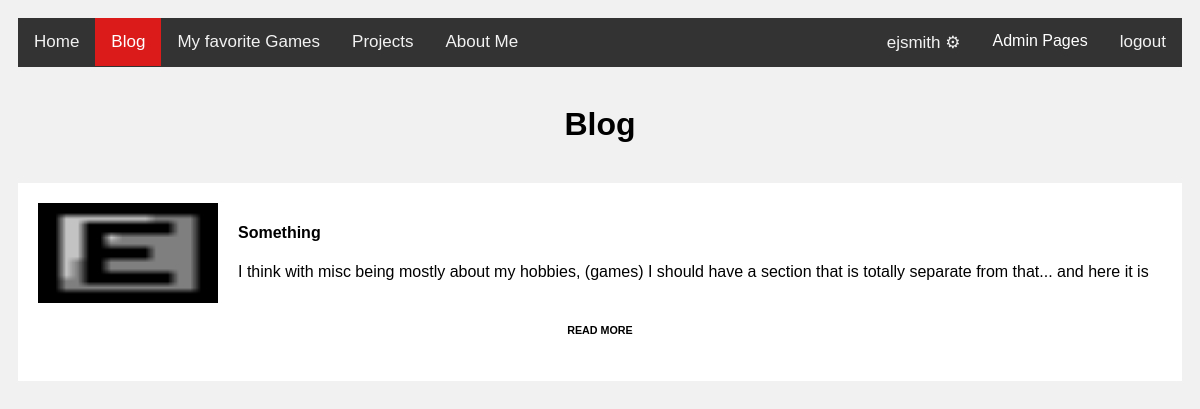
The page /Blog (signed in) on the database its author committed.
### app.py (models this page shows, shortened)
class User(UserMixin, db.Model):
    __tablename__ = "User"
    id = db.Column(db.Integer, primary_key=True)
    email = db.Column(db.String(100), unique=True)
    password = db.Column(db.String(100))
    name = db.Column(db.String(100))
    comments = db.relationship('Comment', backref ='usr', lazy='dynamic', primaryjoin="User.id == Comment.poster")
    permission = db.Column(db.Integer)

class Post(db.Model):
    __tablename__ = "Post"
    id = db.Column(db.Integer, primary_key=True)
    topic = db.Column(db.String())
    title = db.Column(db.String())
    picture = db.Column(db.String())
    body = db.Column(db.String())
    para = db.Column(db.String())
    date = db.Column(db.String())

### app.py (the view)
@ap.route("/<path:url>")
def topic(url):
    posts = Post.query.filter_by(topic=url).all()
    if posts:
        return render_template("list.html",title = url, articles = posts)
    errorpost = Target(request.url)
    db.session.add(errorpost)
    db.session.commit()
    return render_template("genericpage.html",body="Topic not found!",title="Error")

### app.py (called while the page is built)
@login_manager.user_loader
def load_user(id):
    return User.query.get(int(id))

@ap.context_processor
def giveFunctions():
    def getPosts(url=None):
        if url is not None:
            posts = Post.query.filter_by(topic=url).all()
        else:
            posts = Post.query.all()
        return posts
    def getTopics():
        topics = Post.query.with_entities(Post.topic).distinct()
        return topics
    def getComments(z):
        comments = Comment.query.filter_by(article=z)
        return comments
    def getFiles():
        x=[]
        uploadedfiles= os.listdir('static/')
        for z in uploadedfiles:
            x.append(str(z))
        return x
    return dict(getPosts=getPosts,getTopics=getTopics,getComments=getComments,getFiles=getFiles)

### templates/list.html
{% extends 'base.html' %}
{% block content %}
        <h1>{{title}}</h1>
    {% for article in getPosts(title) %}
        <br><a class = "noa" href = "/{{article.topic}}/{{article.id}}">
        <div class = "preview"> <img src = {{article.picture}}>
        <h4>{{article.title}}</h4>
        {{article.para|safe}}
        <br><br><h6> READ MORE </h6> </div></a>
    {% endfor %}
{% endblock %}

### templates/nav.html
<div class = "topnav">
    <a href="/"{% if request.path == '/'%} class = 'current'{% endif %}>Home</a>
    {% for topic in getTopics() %}
    <a href = "/{{topic.topic}}"{% if request.path == "/" + topic.topic %} class = 'current' {% endif %}> {{topic.topic}}</a>
    {% endfor %}
    <a href = "/About"{% if request.path == '/About'%} class = 'current'{% endif %}>About Me</a>
    <div style='float:right'>
    {% if current_user.name == "Not Logged in"%}
        <a href="/register"{% if request.path == '/register'%} class = 'current'{% endif %} >register</a>
        <a href="/mypage"{% if request.path == '/mypage'%} class = 'current'{% endif %}  >{{current_user.name}} ⚙ </a>
    {% else %}
        <a href="/mypage"{% if request.path == '/mypage'%} class = 'current'{% endif %} >{{current_user.name}} ⚙ </a>
        {% include 'navadmin.html' %}
        <a href="/logout"{% if request.path == '/logout'%} class = 'current'{% endif %} >logout</a>
    {% endif %}
</div>
</div>

### static/style.css (style rules this page uses)
.topnav { background-color: #333; overflow: hidden; }
.topnav a, .topnav button { float: left; color: #f2f2f2; text-align: center; padding: 14px 16px; text-decoration: none; font-size: 17px; }
.topnav a.current { background-color: #db1a1a; color: white; }
.current { background-color: #db1a1a; color: white; }
body { background-color: #f1f1f1; font-family: Arial; padding: 10px; }
h1 { text-align: center; font-weight: bold; }
h2,h3,h6 { text-align: center; }
.preview { padding:20px; background-color:white; }
.preview img { float:left; margin-right:20px; height:100px; width:180px; }
.noa { color: black; text-decoration:none; }

### rows shown on the page
User: name "ejsmith"
Post: topic "Blog", picture (picture), title "Something", para "I think with misc being mostly about my hobbies, (games) I should have a section that is totally separate from that... and here it is"

### other values the page prints
{{ topic.topic }} "Blog" "My favorite Games" "Projects"
